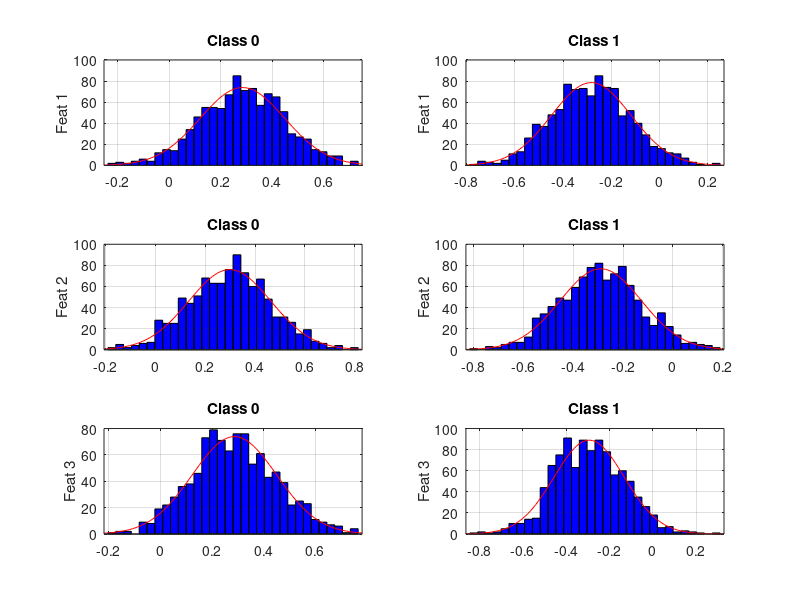

Here is the MATLAB script that generated this plot: (Note: this script raises an error after producing the figure.)
% Updated to Matlab2015
% when a 3D classifier is computed, by the moment it is not plotted
% MT,JV mar13
% MC sept13, febrero 2016

%% OPTIONS
clear
close all
i_hi=1;                         %0 NO /1 YES: HISTOGRAM FUNCTIONS
i_scplot=1;					    %0 NO /1 YES: scatterplot of features
i_roc=1;						%0 NO /1 YES: ROC computation

%% Parameter initialitation
% SIGNAL TO NOISE RATIO (dB) AND INTER-CLASSES DISTANCE
disp(' ')
SNR=input('SNR (dB) = ');
dist=1;  % Distance between classes mean ;
n_classes=2;
n_samples=[1000;1000];
n_feat=3;
M_Means=0.5*dist*[1,1,1;-1,-1,-1]/sqrt(n_feat); 		%Matrix containing two  Mean vector

% Energy computation
Energy=0;
for i_classes=1:n_classes
   V=squeeze(M_Means(i_classes,:));
   Energy=Energy+V*V';
end
Energy=Energy/n_classes;

%noise variance computation
SNR=10^(SNR/10);
sig=Energy/SNR;
sig=sig/n_feat;
clear V Energy

%Covariance matrix
M_covar=zeros(n_feat,n_feat,n_classes);
sigma=sig*[1 1];
clear sig
for i_clase=1:n_classes
   M_covar(:,:,i_clase)=sigma(i_clase)*eye(n_feat);	%Covariance Matrix clase i_clase
end

%% Dataset generation
X=[];
Labels=[];
for i_class=1:n_classes
    X=[X;mvnrnd(M_Means(i_class,:),M_covar(:,:,i_class),n_samples(i_class))];
    Labels=[Labels; (i_class-1)*ones(n_samples(i_class),1)];
end
clear i_class

%%  HISTOGRAMS
if i_hi==1
    figure('name','HISTOGRAMS')
    index= Labels==0;
    for i_feat=1:n_feat
        subplot(3,2,2*i_feat-1)
        histfit(X(index,i_feat))
        grid
        zoom on
        ylabel(['Feat ',num2str(i_feat)]);
        title('Class 0');
    end
    index= Labels==1;
    for i_feat=1:n_feat
        subplot(3,2,2*i_feat)
        histfit(X(index,i_feat))
        grid
        zoom on
        ylabel(['Feat ',num2str(i_feat)]);
        title('Class 1')
    end
    clear index i_feat
end

%% SCATTER PLOT 
if i_scplot==1
    varNames = {'feat 1' 'feat 2' 'feat 3'};
    figure('name','Scatter Plot')
    V=randperm(length(Labels));
    gplotmatrix(X(V,:),X(V,:),Labels(V),'br','.',[],'on','hist',varNames,varNames)
    grid
    zoom on
    % Plot en 3D
    figure('name','Plot 3D clusters')
    index=find(Labels==1);
    plot3(X(index,1),X(index,2),X(index,3),'b+');
    hold on
    index=find(Labels==0);
    plot3(X(index,1),X(index,2),X(index,3),'r*');
    grid
    clear index V varNames
end

%% Create a default (linear) discriminant analysis classifier:
linclass = fitcdiscr(X,Labels)
[Linear_out, Score_linear]= predict(linclass,X);
Linear_Pe=sum(Labels ~= Linear_out)/length(Labels);
fprintf(1,' error Linear = %g   \n', Linear_Pe)

%% Create a quadratic discriminant analysis classifier:
quaclass = fitcdiscr(X,Labels,'discrimType','quadratic')
[Quadratic_out, Score_qua]= predict(quaclass,X);
Quadratic_Pe=sum(Labels ~= Quadratic_out)/length(Labels);
fprintf(1,' error Quadratic = %g   \n', Quadratic_Pe)
%% ROC & CONFUSION MATRIX
if i_roc==1
    figure
    plotroc(Labels',flip(Score_linear'),'Linear',Labels',flip(Score_qua'),'Quadratic');
    CM_Lineal=confusionmat(Labels,Linear_out)
    CM_quadratic=confusionmat(Labels,Quadratic_out)
end
%% Quadratic Mahalanobis distance
% d(I) = (Y(I,:)-mu)*inv(SIGMA)*(Y(I,:)-mu)'
% d = mahal(Y,X)
Ind_class0= Labels==0;
Data_class0=X(Ind_class0,:);
Ind_class1= Labels==1;
Data_class1=X(Ind_class1,:);
dist=mahal(Data_class0,Data_class1);
d_01=mean(dist)
dist=mahal(Data_class1,Data_class0);
d_10=mean(dist)
clear Ind_class1 Data_class1 Ind_class0 Data_class0 dist